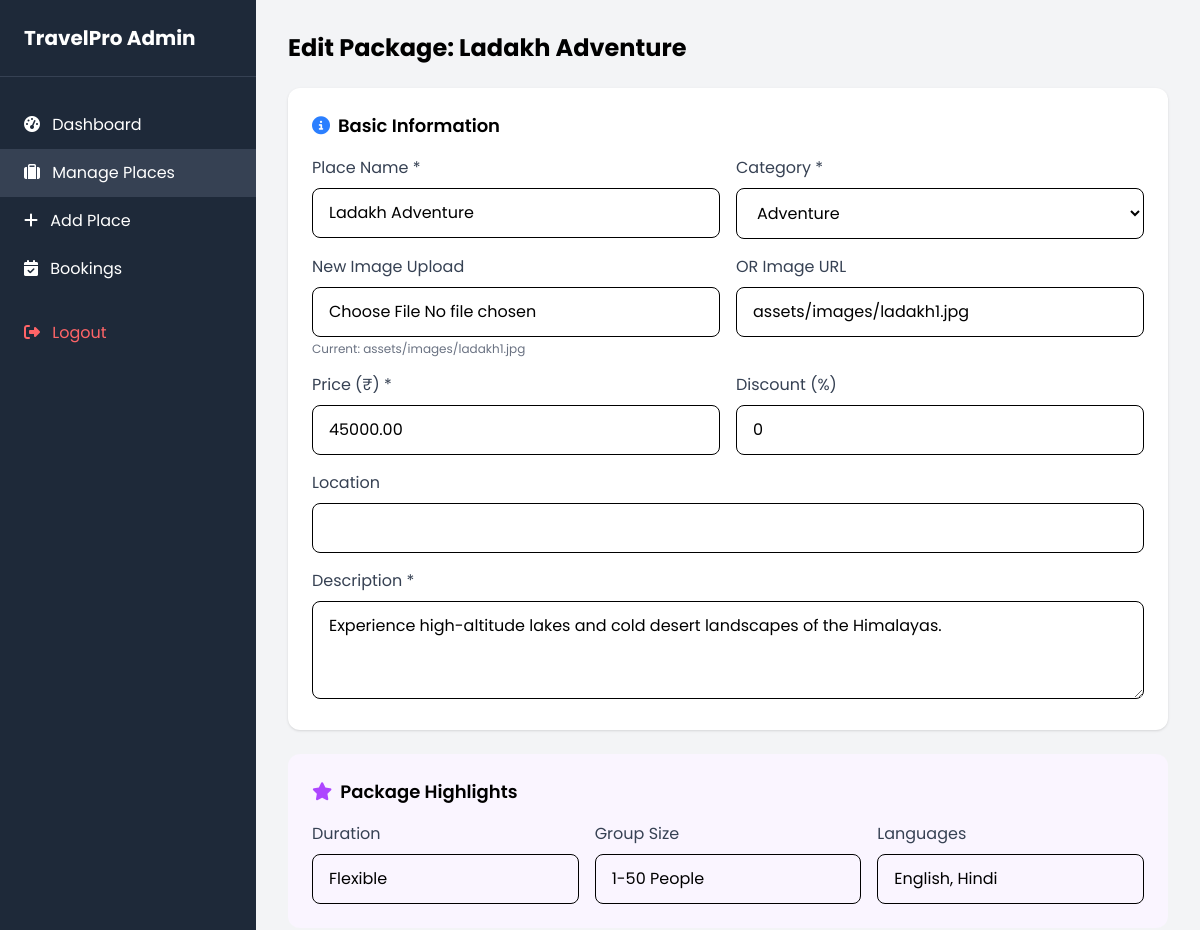
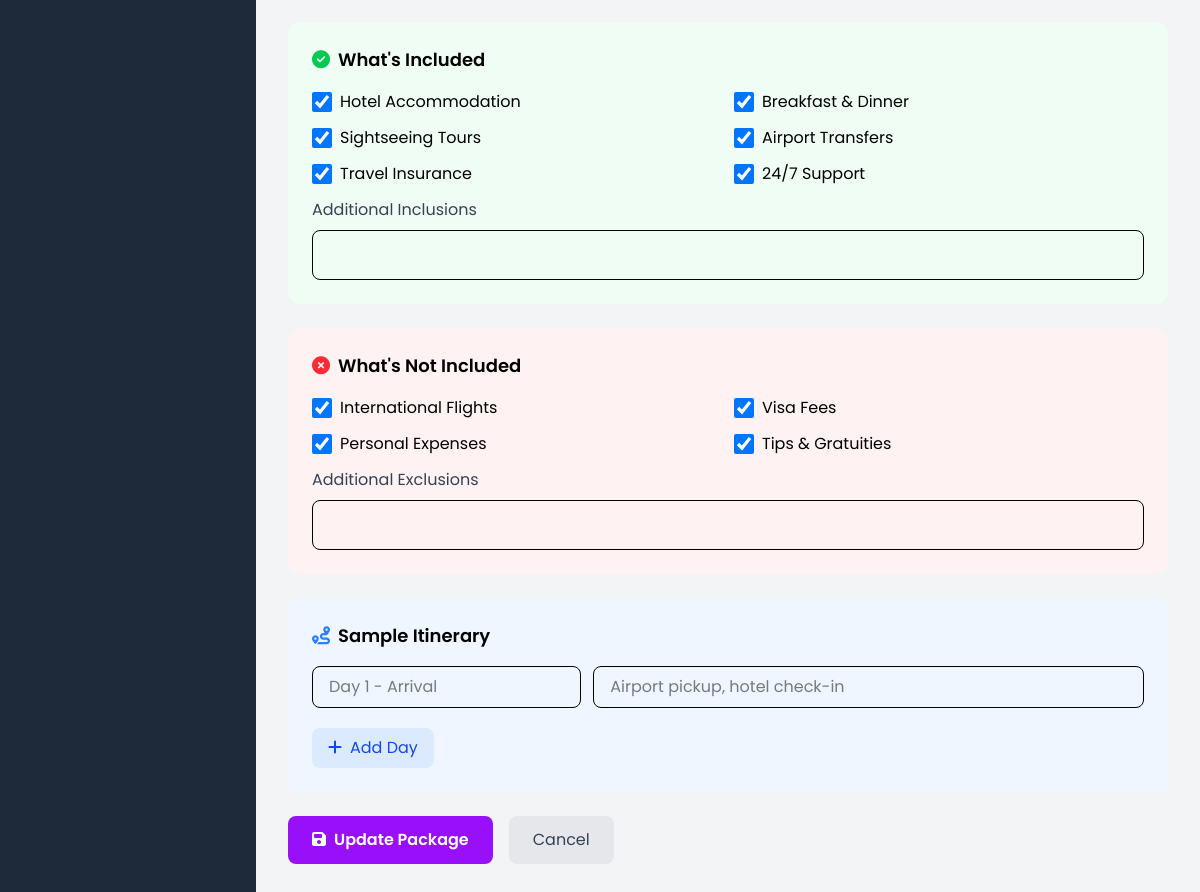
Page /admin/edit_place.php?id=2 (signed in) on the committed database (2 pictures, top to bottom).
### tables this page shows
CREATE TABLE places (
    id INT AUTO_INCREMENT PRIMARY KEY,
    name VARCHAR(255) NOT NULL,
    image_path VARCHAR(255) NOT NULL,
    image2_path VARCHAR(255) NULL,
    image3_path VARCHAR(255) NULL,
    price DECIMAL(10, 2) NOT NULL,
    category VARCHAR(50) DEFAULT 'General',
    discount_percent INT DEFAULT 0,
    description TEXT NOT NULL,
    location VARCHAR(255),
     
    duration VARCHAR(100) DEFAULT 'Flexible',
    group_size VARCHAR(100) DEFAULT '1-50 People',
    languages VARCHAR(100) DEFAULT 'English, Hindi',
     
    inc_hotel TINYINT(1) DEFAULT 1,
    inc_meals TINYINT(1) DEFAULT 1,
    inc_tours TINYINT(1) DEFAULT 1,
    inc_transfers TINYINT(1) DEFAULT 1,
    inc_insurance TINYINT(1) DEFAULT 1,
    inc_support TINYINT(1) DEFAULT 1,
    inc_custom TEXT,
     
    exc_flights TINYINT(1) DEFAULT 1,
    exc_visa TINYINT(1) DEFAULT 1,
    exc_personal TINYINT(1) DEFAULT 1,
    exc_tips TINYINT(1) DEFAULT 1,
    exc_custom TEXT,
     
    itinerary TEXT,
    created_at TIMESTAMP DEFAULT CURRENT_TIMESTAMP
);

### admin/edit_place.php (the view, shortened to what this page needs)
<?php
include '../config/db.php';
$id = $_GET['id'] ?? null;
$sql = "SELECT * FROM places WHERE id = ?";
$stmt = $conn->prepare($sql);
$stmt->bind_param("i", $id);
$stmt->execute();
$result = $stmt->get_result();
$place = $result->fetch_assoc();
$itinerary = json_decode($place['itinerary'] ?? '[]', true) ?: [];
?>
<!DOCTYPE html>
<html lang="en">
<head>
    <script src="https://cdn.jsdelivr.net/npm/@tailwindcss/browser@4"></script>
    <link rel="stylesheet" href="https://cdnjs.cloudflare.com/ajax/libs/font-awesome/6.4.0/css/all.min.css">
    <link rel="stylesheet" href="../assets/css/style.css">
</head>
<body class="bg-gray-100">
    <div class="flex min-h-screen">
        <aside class="w-64 bg-gray-800 text-white fixed h-full">
            <div class="p-6 border-b border-gray-700">
                <h1 class="text-xl font-bold">TravelPro Admin</h1>
            </div>
            <nav class="mt-6">
                <a href="dashboard.php" class="block px-6 py-3 hover:bg-gray-700"><i class="fas fa-tachometer-alt mr-2"></i> Dashboard</a>
                <a href="manage_places.php" class="block px-6 py-3 bg-gray-700"><i class="fas fa-suitcase mr-2"></i> Manage Places</a>
                <a href="add_place.php" class="block px-6 py-3 hover:bg-gray-700"><i class="fas fa-plus mr-2"></i> Add Place</a>
                <a href="manage_bookings.php" class="block px-6 py-3 hover:bg-gray-700"><i class="fas fa-calendar-check mr-2"></i> Bookings</a>
                <a href="logout.php" class="block px-6 py-3 text-red-400 hover:bg-gray-700 mt-4"><i class="fas fa-sign-out-alt mr-2"></i> Logout</a>
            </nav>
        </aside>
        <div class="ml-64 flex-1 p-8">
            <h1 class="text-2xl font-bold mb-6">Edit Package: <?php echo htmlspecialchars($place['name']); ?></h1>
            <form method="POST" enctype="multipart/form-data" class="max-w-4xl">
                <div class="bg-white p-6 rounded-xl shadow mb-6">
                    <h3 class="text-lg font-semibold mb-4"><i class="fas fa-info-circle mr-2 text-blue-500"></i>Basic Information</h3>
                    <div class="grid md:grid-cols-2 gap-4">
                        <div>
                            <label class="block text-gray-700 mb-2">Place Name *</label>
                            <input type="text" name="name" value="<?php echo htmlspecialchars($place['name']); ?>" class="w-full px-4 py-3 border rounded-lg" required>
                        </div>
                        <div>
                            <label class="block text-gray-700 mb-2">Category *</label>
                            <select name="category" class="w-full px-4 py-3 border rounded-lg">
                                <option value="Adventure" <?php echo $place['category'] == 'Adventure' ? 'selected' : ''; ?>>Adventure</option>
                            </select>
                        </div>
                        <div>
                            <label class="block text-gray-700 mb-2">New Image Upload</label>
                            <input type="file" name="image" class="w-full px-4 py-3 border rounded-lg">
                            <p class="text-xs text-gray-500 mt-1">Current: <?php echo htmlspecialchars($place['image_path']); ?></p>
                        </div>
                        <div>
                            <label class="block text-gray-700 mb-2">OR Image URL</label>
                            <input type="url" name="image_url" value="<?php echo htmlspecialchars($place['image_path']); ?>" class="w-full px-4 py-3 border rounded-lg">
                        </div>
                        <div>
                            <label class="block text-gray-700 mb-2">Price (₹) *</label>
                            <input type="number" name="price" value="<?php echo $place['price']; ?>" class="w-full px-4 py-3 border rounded-lg" required>
                        </div>
                        <div>
                            <label class="block text-gray-700 mb-2">Discount (%)</label>
                            <input type="number" name="discount" value="<?php echo $place['discount_percent']; ?>" class="w-full px-4 py-3 border rounded-lg" min="0" max="100">
                        </div>
                        <div class="md:col-span-2">
                            <label class="block text-gray-700 mb-2">Location</label>
                            <input type="text" name="location" value="<?php echo htmlspecialchars($place['location'] ?? ''); ?>" class="w-full px-4 py-3 border rounded-lg">
                        </div>
                        <div class="md:col-span-2">
                            <label class="block text-gray-700 mb-2">Description *</label>
                            <textarea name="description" rows="3" class="w-full px-4 py-3 border rounded-lg" required><?php echo htmlspecialchars($place['description']); ?></textarea>
                        </div>
                    </div>
                </div>
                <div class="bg-purple-50 p-6 rounded-xl mb-6">
                    <h3 class="text-lg font-semibold mb-4"><i class="fas fa-star mr-2 text-purple-500"></i>Package Highlights</h3>
                    <div class="grid md:grid-cols-3 gap-4">
                        <div>
                            <label class="block text-gray-700 mb-2">Duration</label>
                            <input type="text" name="duration" value="<?php echo htmlspecialchars($place['duration'] ?? ''); ?>" class="w-full px-4 py-3 border rounded-lg">
                        </div>
                        <div>
                            <label class="block text-gray-700 mb-2">Group Size</label>
                            <input type="text" name="group_size" value="<?php echo htmlspecialchars($place['group_size'] ?? ''); ?>" class="w-full px-4 py-3 border rounded-lg">
                        </div>
                        <div>
                            <label class="block text-gray-700 mb-2">Languages</label>
                            <input type="text" name="languages" value="<?php echo htmlspecialchars($place['languages'] ?? ''); ?>" class="w-full px-4 py-3 border rounded-lg">
                        </div>
                    </div>
                </div>
                <div class="bg-green-50 p-6 rounded-xl mb-6">
                    <h3 class="text-lg font-semibold mb-4"><i class="fas fa-check-circle mr-2 text-green-500"></i>What's Included</h3>
                    <div class="grid md:grid-cols-2 gap-3">
                        <label class="flex items-center gap-2 cursor-pointer">
                            <input type="checkbox" name="inc_hotel" class="w-5 h-5" <?php echo $place['inc_hotel'] ? 'checked' : ''; ?>> Hotel Accommodation
                        </label>
                        <label class="flex items-center gap-2 cursor-pointer">
                            <input type="checkbox" name="inc_meals" class="w-5 h-5" <?php echo $place['inc_meals'] ? 'checked' : ''; ?>> Breakfast & Dinner
                        </label>
                        <label class="flex items-center gap-2 cursor-pointer">
                            <input type="checkbox" name="inc_tours" class="w-5 h-5" <?php echo $place['inc_tours'] ? 'checked' : ''; ?>> Sightseeing Tours
                        </label>
                        <label class="flex items-center gap-2 cursor-pointer">
                            <input type="checkbox" name="inc_transfers" class="w-5 h-5" <?php echo $place['inc_transfers'] ? 'checked' : ''; ?>> Airport Transfers
                        </label>
                        <label class="flex items-center gap-2 cursor-pointer">
                            <input type="checkbox" name="inc_insurance" class="w-5 h-5" <?php echo $place['inc_insurance'] ? 'checked' : ''; ?>> Travel Insurance
                        </label>
                        <label class="flex items-center gap-2 cursor-pointer">
                            <input type="checkbox" name="inc_support" class="w-5 h-5" <?php echo $place['inc_support'] ? 'checked' : ''; ?>> 24/7 Support
                        </label>
                    </div>
                    <div class="mt-3">
                        <label class="block text-gray-700 mb-2">Additional Inclusions</label>
                        <input type="text" name="inc_custom" value="<?php echo htmlspecialchars($place['inc_custom'] ?? ''); ?>" class="w-full px-4 py-3 border rounded-lg">
                    </div>
                </div>
                <div class="bg-red-50 p-6 rounded-xl mb-6">
                    <h3 class="text-lg font-semibold mb-4"><i class="fas fa-times-circle mr-2 text-red-500"></i>What's Not Included</h3>
                    <div class="grid md:grid-cols-2 gap-3">
                        <label class="flex items-center gap-2 cursor-pointer">
                            <input type="checkbox" name="exc_flights" class="w-5 h-5" <?php echo $place['exc_flights'] ? 'checked' : ''; ?>> International Flights
                        </label>
                        <label class="flex items-center gap-2 cursor-pointer">
                            <input type="checkbox" name="exc_visa" class="w-5 h-5" <?php echo $place['exc_visa'] ? 'checked' : ''; ?>> Visa Fees
                        </label>
                        <label class="flex items-center gap-2 cursor-pointer">
                            <input type="checkbox" name="exc_personal" class="w-5 h-5" <?php echo $place['exc_personal'] ? 'checked' : ''; ?>> Personal Expenses
                        </label>
                        <label class="flex items-center gap-2 cursor-pointer">
                            <input type="checkbox" name="exc_tips" class="w-5 h-5" <?php echo $place['exc_tips'] ? 'checked' : ''; ?>> Tips & Gratuities
                        </label>
                    </div>
                    <div class="mt-3">
                        <label class="block text-gray-700 mb-2">Additional Exclusions</label>
                        <input type="text" name="exc_custom" value="<?php echo htmlspecialchars($place['exc_custom'] ?? ''); ?>" class="w-full px-4 py-3 border rounded-lg">
                    </div>
                </div>
                <div class="bg-blue-50 p-6 rounded-xl mb-6">
                    <h3 class="text-lg font-semibold mb-4"><i class="fas fa-route mr-2 text-blue-500"></i>Sample Itinerary</h3>
                    <div id="itineraryContainer">
                        <?php if (count($itinerary) > 0): ?>
                            <?php foreach ($itinerary as $i => $day): ?>
                            <div class="itinerary-day mb-3 grid grid-cols-12 gap-3">
                                <input type="text" name="itin_title[]" value="<?php echo htmlspecialchars($day['title']); ?>" class="col-span-4 px-4 py-2 border rounded-lg">
                                <input type="text" name="itin_desc[]" value="<?php echo htmlspecialchars($day['description']); ?>" class="col-span-7 px-4 py-2 border rounded-lg">
                                <button type="button" onclick="this.parentElement.remove()" class="col-span-1 px-3 py-2 bg-red-100 text-red-600 rounded-lg hover:bg-red-200"><i class="fas fa-trash"></i></button>
                            </div>
                            <?php endforeach; ?>
                        <?php else: ?>
                            <div class="itinerary-day mb-3 grid grid-cols-12 gap-3">
                                <input type="text" name="itin_title[]" class="col-span-4 px-4 py-2 border rounded-lg" placeholder="Day 1 - Arrival">
                                <input type="text" name="itin_desc[]" class="col-span-8 px-4 py-2 border rounded-lg" placeholder="Airport pickup, hotel check-in">
                            </div>
                        <?php endif; ?>
                    </div>
                    <button type="button" onclick="addItineraryRow()" class="mt-2 px-4 py-2 bg-blue-100 text-blue-700 rounded-lg hover:bg-blue-200">
                        <i class="fas fa-plus mr-2"></i>Add Day
                    </button>
                </div>
                <div class="flex gap-4">
                    <button type="submit" class="px-6 py-3 bg-purple-600 text-white rounded-lg hover:bg-purple-700 font-semibold">
                        <i class="fas fa-save mr-2"></i>Update Package
                    </button>
                    <a href="manage_places.php" class="px-6 py-3 bg-gray-200 text-gray-700 rounded-lg hover:bg-gray-300">Cancel</a>
                </div>
            </form>
        </div>
    </div>
</body>
</html>

### asset/css/style.css (style rules this page uses)
* { font-family: 'Poppins', sans-serif; }

### rows in the picture
places: name "Ladakh Adventure", category "Adventure", image_path "assets/images/ladakh1.jpg", image_url "assets/images/ladakh1.jpg", price "45000.00", discount "0", description "Experience high-altitude lakes and cold desert landscapes of the Himalayas.", duration "Flexible", group_size "1-50 People", languages "English, Hindi", inc_hotel "☑", inc_meals "☑", inc_tours "☑", inc_transfers "☑", inc_insurance "☑", inc_support "☑", exc_flights "☑", exc_visa "☑", exc_personal "☑", exc_tips "☑"
